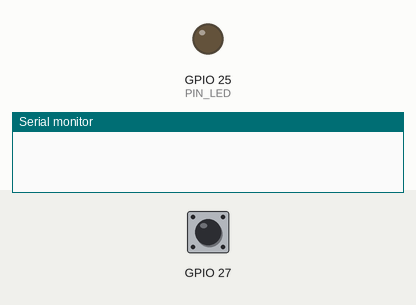
Bench run of a sketch on a simulated ESP32. Parts: output pins drawn as LEDs (lit = HIGH), the last lines printed to the serial monitor. The test bench sets the inputs (shaded band); at power-on: GPIO 27 HIGH.

Above: at 1.2 s.
1.3 s: GPIO 27 pulled LOW for 0.15 s
At 1.9 s:
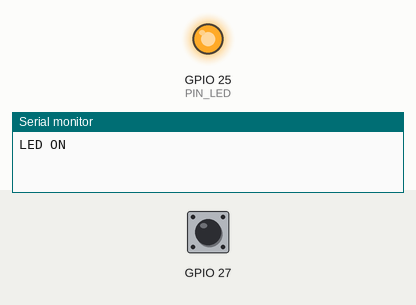
2.9 s: GPIO 27 pulled LOW for 1 s
At 4.4 s:
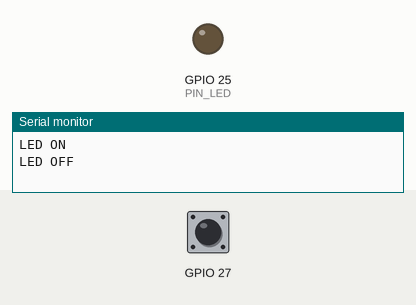
5.4 s: GPIO 27 pulled LOW for 3.2 s
At 6.3 s:
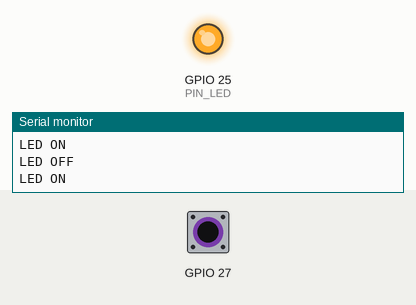
Timing chart, 0 to 8.4 s (numbered marks = the images above; inputs shaded):
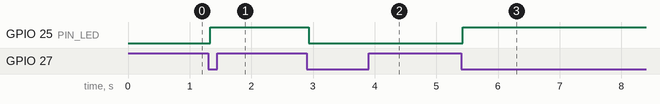

Measured:
- after the input at 1.3 s, GPIO 25 (PIN_LED): LOW → HIGH at once
- after the input at 2.9 s, GPIO 25 (PIN_LED): HIGH → LOW at once
- after the input at 5.4 s, GPIO 25 (PIN_LED): LOW → HIGH at once

The sketch:

debounce.ino
```cpp
typedef struct {
    int pin;
    int stable;            // 확정된 상태
    int last_raw;          // 직전에 읽은 원시 값
    uint32_t changed_at;   // 원시 값이 마지막으로 바뀐 시각
} button_t;

// 눌림(HIGH → LOW)이 확정되는 순간에만 1 을 반환
int button_pressed(button_t *b) {
    int raw = digitalRead(b->pin);
    if (raw != b->last_raw) {                 // 값이 흔들리면 타이머 재시작
        b->last_raw = raw;
        b->changed_at = millis();
    }
    if (millis() - b->changed_at > 30 && raw != b->stable) {
        b->stable = raw;                      // 30ms 동안 그대로면 확정
        return (raw == LOW);
    }
    return 0;
}

button_t btn = {27, HIGH, HIGH, 0};
const int PIN_LED = 25;
int led = 0;

void setup() {
    Serial.begin(115200);
    pinMode(btn.pin, INPUT_PULLUP);
    pinMode(PIN_LED, OUTPUT);
}

void loop() {
    if (button_pressed(&btn)) {
        led = !led;
        digitalWrite(PIN_LED, led);
        Serial.printf("LED %s\n", led ? "ON" : "OFF");
    }
}
// → 한 번 누를 때마다 정확히 한 줄: LED ON / LED OFF / ...
```
